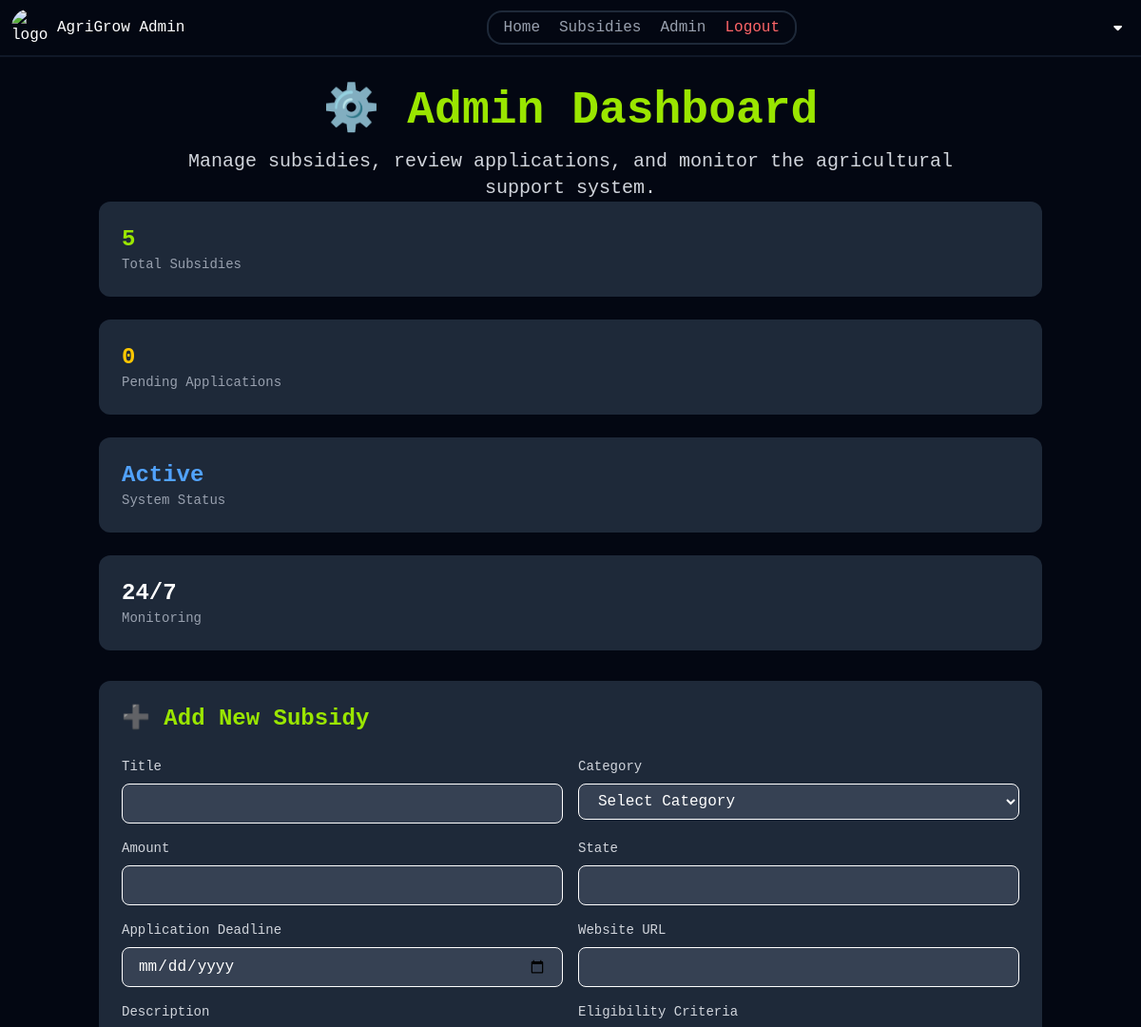
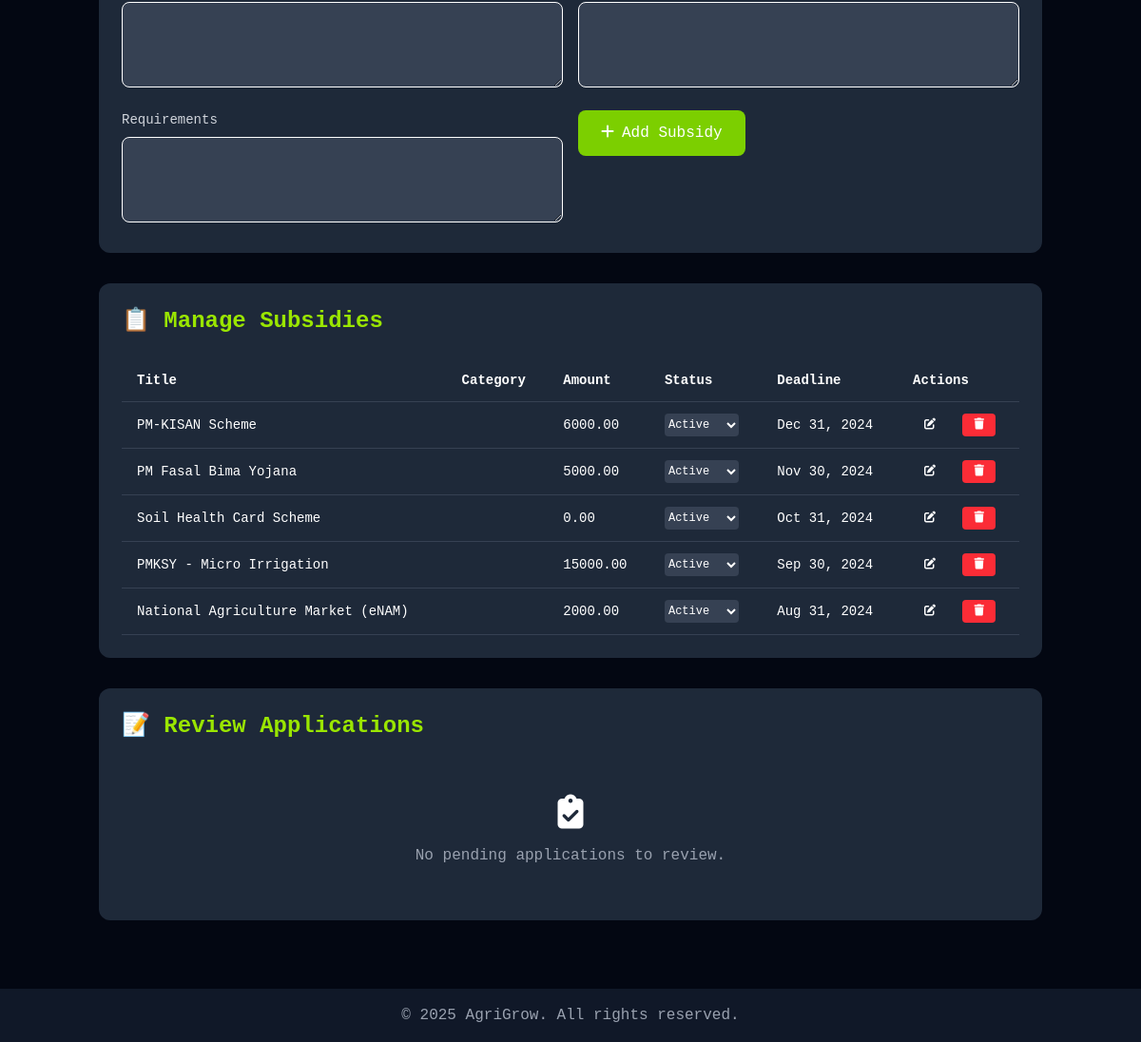
The app's page /admin_subsidies.php (signed in) with its own data (2 pictures, top to bottom).
### tables this page shows
CREATE TABLE IF NOT EXISTS subsidies (
    id INT AUTO_INCREMENT PRIMARY KEY,
    title VARCHAR(200) NOT NULL,
    description TEXT,
    amount DECIMAL(12,2),
    eligibility_criteria TEXT,
    application_deadline DATE,
    status ENUM('active', 'inactive') DEFAULT 'active',
    created_at TIMESTAMP DEFAULT CURRENT_TIMESTAMP
);

### admin_subsidies.php (the view, shortened to what this page needs)
<?php
$conn = new mysqli("localhost", "root", "", "crop");
$subsidies_query = "SELECT * FROM subsidies ORDER BY created_at DESC";
$subsidies_result = $conn->query($subsidies_query);
$applications_query = "SELECT ua.*, s.title, ua.user_email FROM user_applications ua
                      JOIN subsidies s ON ua.subsidy_id = s.id
                      WHERE ua.status = 'pending'
                      ORDER BY ua.application_date DESC";
$applications_result = $conn->query($applications_query);
?>
<!DOCTYPE html>
<html lang="en">
<head>
    <link href="./output.css" rel="stylesheet">
    <link rel="stylesheet" href="./homecss.css">
    <link rel="stylesheet" href="https://cdnjs.cloudflare.com/ajax/libs/font-awesome/6.4.0/css/all.min.css">
</head>
<body class="font-mono bg-gray-950 text-white relative">
<header class="flex justify-between items-center bg-gray-950 h-15 sticky z-20 border-b-2 border-b-gray-900 top-0 pl-3 pr-3">
    <div class="flex gap-2 items-center">
        <a href="./homePage.php" class="flex items-center gap-2">
            <img src="../photos/home/logo.png" alt="logo" class="h-10 w-10 rounded-4xl">
            <h3 class="">AgriGrow Admin</h3>
        </a>
    </div>
    <div class="text-gray-400 flex items-center gap-5 border-2 border-gray-800 rounded-2xl pl-4 pr-4 pt-1 pb-1">
        <a href="./homePage.php" class="hover:text-white">Home</a>
        <a href="./SUNSIDIES.php" class="hover:text-white">Subsidies</a>
        <a href="./admin_subsidies.php" class="hover:text-white">Admin</a>
        <a href="./logout.php" class="hover:text-white text-red-400">Logout</a>
    </div>
    <div class="relative">
        <div class="flex items-center gap-2">
            <button id="menu-btn" class="p-2 hover:bg-gray-800 rounded-lg transition-colors flex items-center gap-2">
                <i class="fa-solid fa-caret-down text-white text-sm"></i>
            </button>
        </div>
    </div>
</header>
<div class="container mx-auto px-4 py-8">
    <div class="text-center mb-12">
        <h1 class="text-5xl font-bold mb-4 text-lime-400">⚙️ Admin Dashboard</h1>
        <p class="text-xl text-gray-300 max-w-4xl mx-auto">
            Manage subsidies, review applications, and monitor the agricultural support system.
        </p>
    </div>
    <div class="grid grid-cols-1 md:grid-cols-4 gap-6 mb-8">
        <div class="bg-gray-800 p-6 rounded-xl">
            <div class="text-2xl font-bold text-lime-400"><?php echo $subsidies_result->num_rows; ?></div>
            <div class="text-sm text-gray-400">Total Subsidies</div>
        </div>
        <div class="bg-gray-800 p-6 rounded-xl">
            <div class="text-2xl font-bold text-yellow-400"><?php echo $applications_result->num_rows; ?></div>
            <div class="text-sm text-gray-400">Pending Applications</div>
        </div>
        <div class="bg-gray-800 p-6 rounded-xl">
            <div class="text-2xl font-bold text-blue-400">Active</div>
            <div class="text-sm text-gray-400">System Status</div>
        </div>
        <div class="bg-gray-800 p-6 rounded-xl">
            <div class="text-2xl font-bold text-purple-400">24/7</div>
            <div class="text-sm text-gray-400">Monitoring</div>
        </div>
    </div>
    <div class="bg-gray-800 rounded-xl p-6 mb-8">
        <h2 class="text-2xl font-bold mb-6 text-lime-400">➕ Add New Subsidy</h2>
        <form method="POST" class="grid grid-cols-1 md:grid-cols-2 gap-4">
            <div>
                <label class="block text-sm font-medium text-gray-300 mb-2">Title</label>
                <input type="text" name="title" required class="w-full px-4 py-2 rounded-lg bg-gray-700 text-white border border-gray-600 focus:outline-none focus:border-lime-500">
            </div>
            <div>
                <label class="block text-sm font-medium text-gray-300 mb-2">Category</label>
                <select name="category" required class="w-full px-4 py-2 rounded-lg bg-gray-700 text-white border border-gray-600 focus:outline-none focus:border-lime-500">
                    <option value="">Select Category</option>
                </select>
            </div>
            <div>
                <label class="block text-sm font-medium text-gray-300 mb-2">Amount</label>
                <input type="text" name="amount" required class="w-full px-4 py-2 rounded-lg bg-gray-700 text-white border border-gray-600 focus:outline-none focus:border-lime-500">
            </div>
            <div>
                <label class="block text-sm font-medium text-gray-300 mb-2">State</label>
                <input type="text" name="state" required class="w-full px-4 py-2 rounded-lg bg-gray-700 text-white border border-gray-600 focus:outline-none focus:border-lime-500">
            </div>
            <div>
                <label class="block text-sm font-medium text-gray-300 mb-2">Application Deadline</label>
                <input type="date" name="application_deadline" required class="w-full px-4 py-2 rounded-lg bg-gray-700 text-white border border-gray-600 focus:outline-none focus:border-lime-500">
            </div>
            <div>
                <label class="block text-sm font-medium text-gray-300 mb-2">Website URL</label>
                <input type="url" name="website_url" required class="w-full px-4 py-2 rounded-lg bg-gray-700 text-white border border-gray-600 focus:outline-none focus:border-lime-500">
            </div>
            <div class="md:col-span-2">
                <label class="block text-sm font-medium text-gray-300 mb-2">Description</label>
                <textarea name="description" rows="3" required class="w-full px-4 py-2 rounded-lg bg-gray-700 text-white border border-gray-600 focus:outline-none focus:border-lime-500"></textarea>
            </div>
            <div class="md:col-span-2">
                <label class="block text-sm font-medium text-gray-300 mb-2">Eligibility Criteria</label>
                <textarea name="eligibility_criteria" rows="3" required class="w-full px-4 py-2 rounded-lg bg-gray-700 text-white border border-gray-600 focus:outline-none focus:border-lime-500"></textarea>
            </div>
            <div class="md:col-span-2">
                <label class="block text-sm font-medium text-gray-300 mb-2">Requirements</label>
                <textarea name="requirements" rows="3" required class="w-full px-4 py-2 rounded-lg bg-gray-700 text-white border border-gray-600 focus:outline-none focus:border-lime-500"></textarea>
            </div>
            <div class="md:col-span-2">
                <button type="submit" name="add_subsidy" class="bg-lime-500 hover:bg-lime-600 text-white px-6 py-3 rounded-lg transition-colors">
                    <i class="fas fa-plus mr-2"></i>Add Subsidy
                </button>
            </div>
        </form>
    </div>
    <div class="bg-gray-800 rounded-xl p-6 mb-8">
        <h2 class="text-2xl font-bold mb-6 text-lime-400">📋 Manage Subsidies</h2>
        <div class="overflow-x-auto">
            <table class="w-full text-sm">
                <thead>
                    <tr class="border-b border-gray-700">
                        <th class="text-left py-3 px-4">Title</th>
                        <th class="text-left py-3 px-4">Category</th>
                        <th class="text-left py-3 px-4">Amount</th>
                        <th class="text-left py-3 px-4">Status</th>
                        <th class="text-left py-3 px-4">Deadline</th>
                        <th class="text-left py-3 px-4">Actions</th>
                    </tr>
                </thead>
                <tbody>
                    <?php while ($subsidy = $subsidies_result->fetch_assoc()): ?>
                        <tr class="border-b border-gray-700 hover:bg-gray-700">
                            <td class="py-3 px-4"><?php echo htmlspecialchars($subsidy['title']); ?></td>
                            <td class="py-3 px-4"><?php echo htmlspecialchars($subsidy['category']); ?></td>
                            <td class="py-3 px-4"><?php echo htmlspecialchars($subsidy['amount']); ?></td>
                            <td class="py-3 px-4">
                                <form method="POST" class="inline">
                                    <select name="status" onchange="this.form.submit()" class="bg-gray-700 text-white px-2 py-1 rounded text-xs">
                                        <option value="active" <?php echo $subsidy['status'] === 'active' ? 'selected' : ''; ?>>Active</option>
                                    </select>
                                </form>
                            </td>
                            <td class="py-3 px-4"><?php echo date('M j, Y', strtotime($subsidy['application_deadline'])); ?></td>
                            <td class="py-3 px-4">
                                <button class="bg-blue-500 hover:bg-blue-600 text-white px-3 py-1 rounded text-xs mr-2">
                                    <i class="fas fa-edit"></i>
                                </button>
                                <button class="bg-red-500 hover:bg-red-600 text-white px-3 py-1 rounded text-xs">
                                    <i class="fas fa-trash"></i>
                                </button>
                            </td>
                        </tr>
                    <?php endwhile; ?>
                </tbody>
            </table>
        </div>
    </div>
    <div class="bg-gray-800 rounded-xl p-6">
        <h2 class="text-2xl font-bold mb-6 text-lime-400">📝 Review Applications</h2>
        <?php if ($applications_result->num_rows > 0): ?>
            <div class="space-y-4">
                <?php while ($app = $applications_result->fetch_assoc()): ?>
                    <div class="admin-card bg-gray-700 rounded-lg p-4">
                        <div class="flex justify-between items-start">
                            <div>
                                <h3 class="text-lg font-semibold text-white"><?php echo htmlspecialchars($app['title']); ?></h3>
                                <p class="text-gray-300 text-sm">Applicant: <?php echo htmlspecialchars($app['user_email']); ?></p>
                                <p class="text-gray-400 text-sm">Applied: <?php echo date('M j, Y', strtotime($app['application_date'])); ?></p>
                            </div>
                            <div class="flex gap-2">
                                <button class="bg-green-500 hover:bg-green-600 text-white px-4 py-2 rounded-lg text-sm">
                                    <i class="fas fa-check mr-1"></i>Approve
                                </button>
                                <button class="bg-red-500 hover:bg-red-600 text-white px-4 py-2 rounded-lg text-sm">
                                    <i class="fas fa-times mr-1"></i>Reject
                                </button>
                                <button class="bg-blue-500 hover:bg-blue-600 text-white px-4 py-2 rounded-lg text-sm">
                                    <i class="fas fa-eye mr-1"></i>View
                                </button>
                            </div>
                        </div>
                    </div>
                <?php endwhile; ?>
            </div>
        <?php else: ?>
            <div class="text-center py-8">
                <i class="fas fa-clipboard-check text-4xl text-gray-600 mb-4"></i>
                <p class="text-gray-400">No pending applications to review.</p>
            </div>
        <?php endif; ?>
    </div>
</div>
<footer class="bg-gray-900 mt-10 py-4">
    <div class="text-center text-gray-400">
        © 2025 AgriGrow. All rights reserved.
    </div>
</footer>
</body>
</html>

### homecss.css (style rules this page uses)
img { transition: transform 0.3s ease; }

### records on screen
subsidies: title "PM-KISAN Scheme", amount "6000.00", status "Active", application_deadline "Dec 31, 2024"
subsidies: title "PM Fasal Bima Yojana", amount "5000.00", status "Active", application_deadline "Nov 30, 2024"
subsidies: title "Soil Health Card Scheme", amount "0.00", status "Active", application_deadline "Oct 31, 2024"
subsidies: title "PMKSY - Micro Irrigation", amount "15000.00", status "Active", application_deadline "Sep 30, 2024"
subsidies: title "National Agriculture Market (eNAM)", amount "2000.00", status "Active", application_deadline "Aug 31, 2024"

### other values on screen
$subsidies_result->num_rows "5"
$applications_result->num_rows "0"
